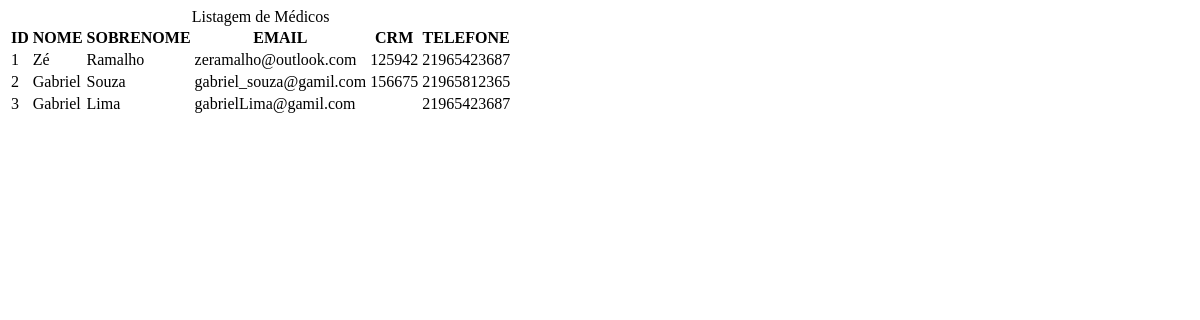
The app's page /medicos/, older data.
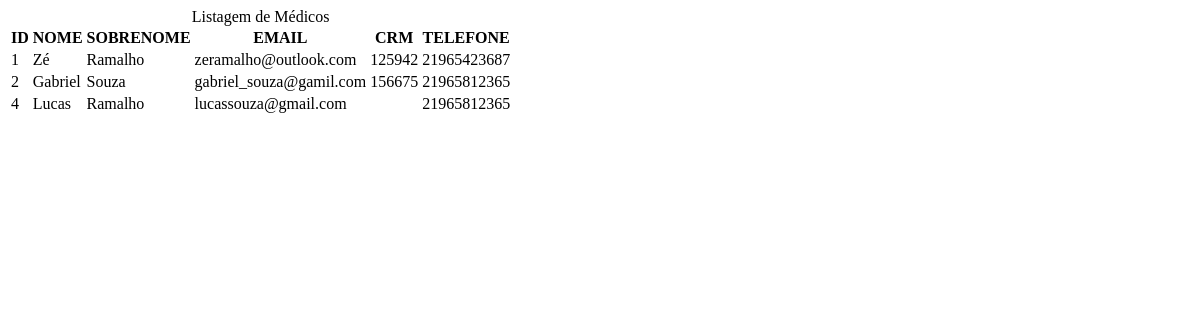
The same page, newer data.
### sistema/models.py (models this page shows, shortened)
class Medico(models.Model):
    nome = models.CharField(max_length=50)
    sobrenome = models.CharField(max_length=50)
    crm = models.CharField(max_length=6)
    email = models.EmailField()
    telefone = models.CharField(max_length=50)
    criacao_data = models.DateTimeField(default=timezone.now)
    mensagem = models.TextField(blank=True)
    ativo = models.BooleanField(default=True)
    imagem = models.ImageField(upload_to='img/%Y/%m', blank=True)
    especialidade = models.ForeignKey(Especialidade, default=1, on_delete=models.CASCADE, verbose_name='Especialidade')

### sistema/views/medico_views.py (the view)
# urls.py: path('medicos/', views.listarMedicos, name= 'medicos'),
def listarMedicos(request):
    medicos = Medico.objects.all()
    context = {
        'medicos': medicos,
    }
    return render(
        request,
        'medico/listar.html',
        context,
    )

### sistema/templates/medico/listar.html
{%block conteudo%}
    <div class="responsive-table">
        <table class="medico-table">
            <caption class="table-caption">
                Listagem de Médicos
            </caption>
            <thead>
                <tr class = "table-row table-row-header">
                    <th class="table-header">
                        ID
                    </th>
                    <th class="table-header">
                        NOME
                    </th>
                    <th class="table-header">
                        SOBRENOME
                    </th>
                    <th class="table-header">
                        EMAIL
                    </th>
                    <th class='table-header'>
                        CRM
                    </th>
                    <th class="table-header">
                        TELEFONE
                    </th>
                </tr>
            </thead>
            <tbody>
                {% for medico in medicos %}
                    <tr class="table-row">
                        <td class="table-cel">
                            {{ medico.id }}
                        </td>
                        <td class="table-cel">
                            {{ medico.nome }}
                        </td>
                        <td class="table-cel">
                            {{ medico.sobrenome }}
                        </td>
                        <td class="table-cel">
                            {{ medico.email }}
                        </td>
                        <td class='table-cel'>
                            {{medico.crm}}
                        </td>
                        <td class="table-cel">
                            {{ medico.telefone }}
                        </td>
                    </tr>
                {% endfor %}
            </tbody>
        </table>
    </div>
{% endblock conteudo %}

Row changes from the older to the newer data that the page shows:
removed Medico: id "3", nome "Gabriel", sobrenome "Lima", email "gabrielLima@gamil.com", telefone "21965423687"
added Medico: id "4", nome "Lucas", sobrenome "Ramalho", email "lucassouza@gmail.com", telefone "21965812365"
